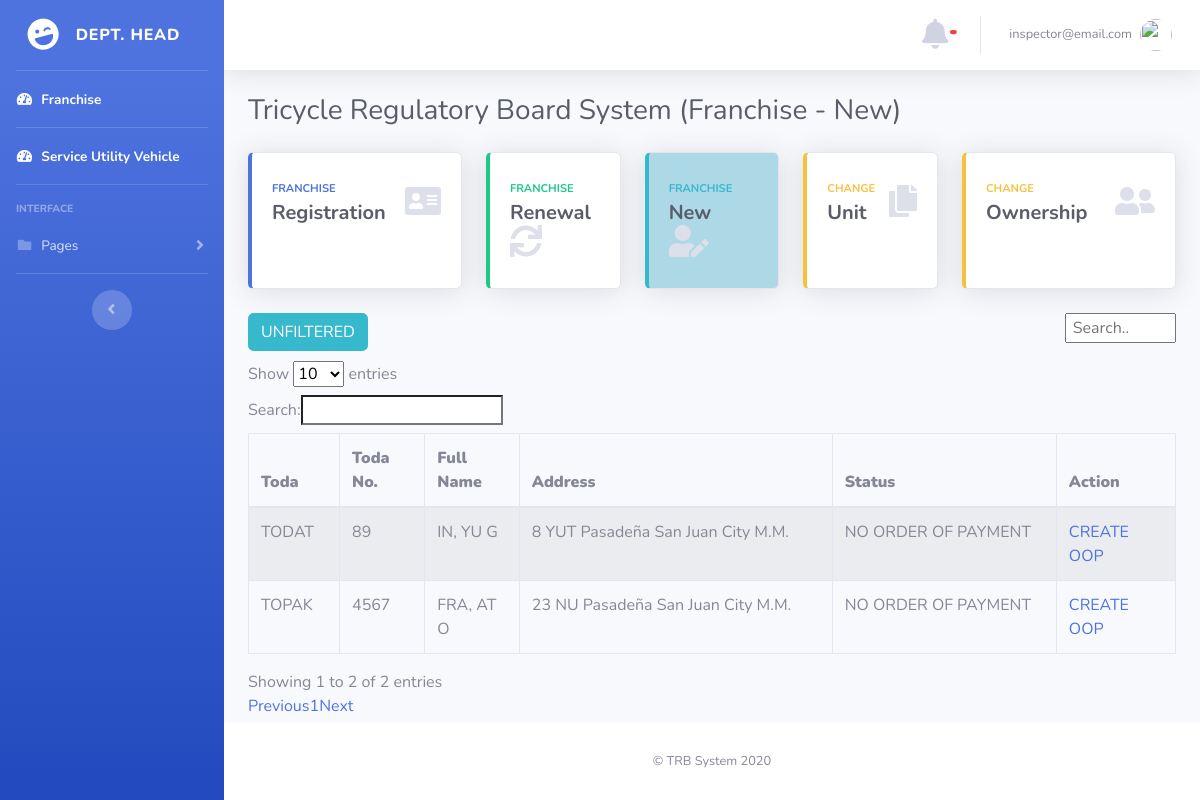
Before: /admin2/index_table.php (signed in) with the older database file.
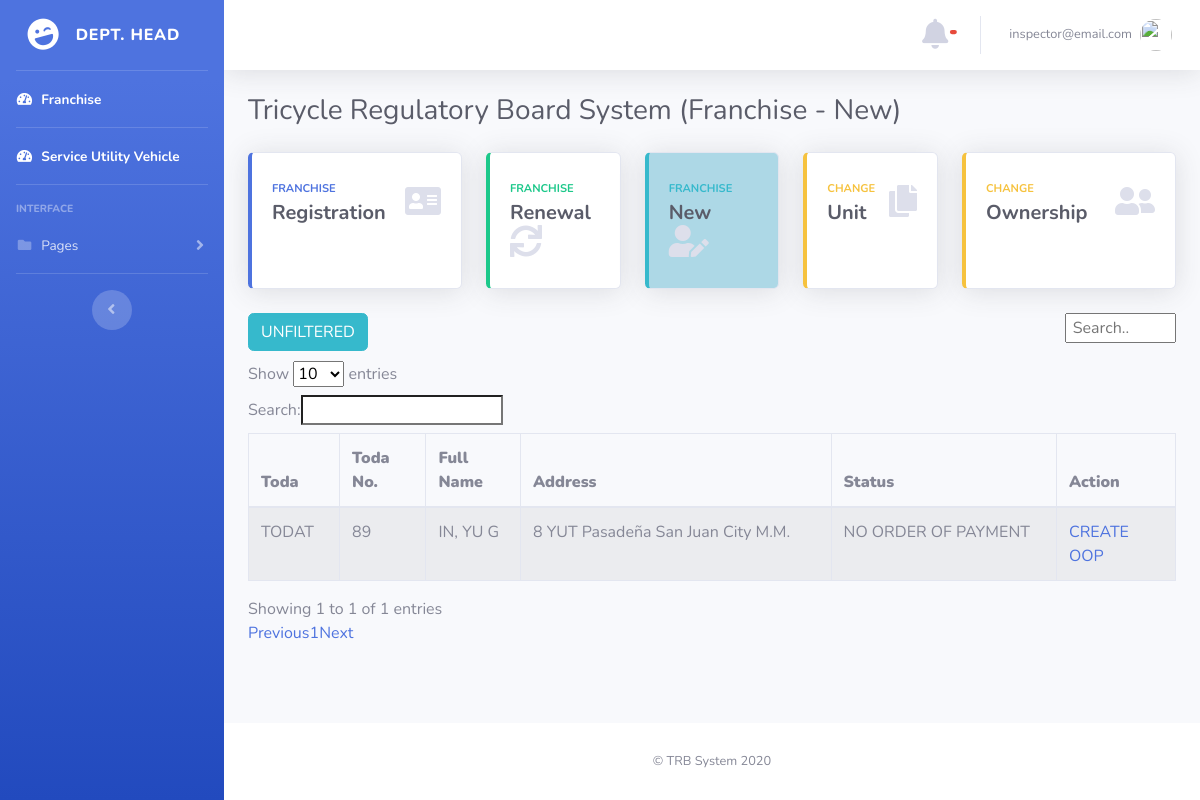
After: the same page with the newer database file.
### tables this page shows
CREATE TABLE `tricycle_operator` (
  `id_no` int(11) NOT NULL,
  `first_name` varchar(25) NOT NULL,
  `middle_name` varchar(25) NOT NULL,
  `last_name` varchar(25) NOT NULL,
  `house_no` varchar(25) NOT NULL,
  `street` varchar(25) NOT NULL,
  `barangay` varchar(25) NOT NULL,
  `city` varchar(25) NOT NULL,
  `case_no` varchar(25) NOT NULL,
  `toda` varchar(25) NOT NULL,
  `toda_no` smallint(6) NOT NULL,
  `make` varchar(25) NOT NULL,
  `motor_no` varchar(25) NOT NULL,
  `chasis_no` varchar(25) NOT NULL,
  `plate_no` varchar(25) NOT NULL,
  `date` varchar(25) NOT NULL,
  `unit` smallint(6) NOT NULL,
  `status` int(6) NOT NULL,
  `seen_status` int(11) NOT NULL
);

### admin2/index_table.php (the view, shortened to what the changed rows need)
<!DOCTYPE html>
<html lang="en">
<head>
  <link href="../vendor/fontawesome-free/css/all.min.css" rel="stylesheet" type="text/css">
  <link href="../css/sb-admin-2.min.css" rel="stylesheet">
</head>
<body id="page-top">
  <?php require('nav.php');  ?>
        <div class="container-fluid">
          <div class="d-sm-flex align-items-center justify-content-between mb-4">
            <h1 class="h3 mb-0 text-gray-800">Tricycle Regulatory Board System (Franchise - New)</h1>
          </div>
          <div class="row">
            <div class="col-xl-3 col-md-6 mb-4">
            </div>
            <div class="col-xl-2 col-md-6 mb-4">
            </div>
            <div class="col-xl-2 col-md-6 mb-4">
            </div>
            <div class="col-xl-2 col-md-6 mb-4">
            </div>
          <div class="col-xl-3 col-md-6 mb-4">
          </div>
        </div>
             <div class="">
               <a href="index.php" class="btn btn-info" style="margin-bottom: 1%;">UNFILTERED</a>
               <input id="myInput" type="text" placeholder=" Search.." style="display: block; float: right; width: 12%;  ">
             </div>
<link rel='stylesheet' href='https://cdn.datatables.net/1.10.12/css/dataTables.bootstrap.min.css' />
          <?php
            require ("../database.php");
            $result = 'select * from tricycle_operator where status = 1';
            $statement = $connection->prepare($result);
            $statement->execute();
            $payments = $statement->fetchAll(PDO::FETCH_OBJ);
            echo "<table border='1'  class='table table-striped table-bordered table-hover' id='dataTables-example' >
                            <thead>
                    <tr>
                      <th><b>Toda</b></td></th>
                      <th><b  >Toda No.</b></td></th>
                      <th><b>Full Name</b></td></th>
                      <th><b>Address</b></td></th>
                      <th><b>Status</b></td></th>
                      <th><b>Action</b></td></th>
                      </thead>
                      <tbody id = 'myTable'>
                      ";
                      foreach($payments as $package):
                        $fname= $package->first_name;
                        $mname= $package->middle_name;
                        $lname= $package->last_name;
                        $fullname= $lname  .', '. $fname .' '.$mname;
                        $house_no = $package->house_no;
                        $street = $package->street;
                        $barangay = $package->barangay;
                        $city= $package->city;
                        $full_add =  $house_no .' '. $street .' '.$barangay.' '.$city;
                        $stats= $package->status;
                        $new_stat = '';
                        $display1 ='';
                       if($stats == 1) {
                         $new_stat= "NO ORDER OF PAYMENT";
                         $display1 = "inline-block ;";
                         $display2 = "none ;";
                       }
                        echo "<tr id=".$package->id_no.">";
                        echo "<td >".$package->toda."</td>";
                        echo "<td >".$package->toda_no."</td>";
                        echo "<td >".$fullname."</td>";
                        echo "<td >".$full_add."</td>";
                        echo "<td >".$new_stat."</td>";
                        echo "<td >
                        <a href='or_payment.php?userid=".$package->id_no."' style= display:".$display1."'>CREATE  OOP</a>
                        <a href='../treasury/or_payment.php?userid=".$package->id_no."' style= display:".$display2."'>PDF </a></td>";
                        echo "</tr>";
                      endforeach;
                      echo "
                      </tbody>
                      </table>";
            ?>
        </div>
      </div>
    </div>
  </div>
</body>
</html>

Changed rows visible on the page:
no longer on this page (row edited): tricycle_operator: toda "TOPAK", toda_no "4567", fullname "FRA, AT O", full_add "23 NU Pasadeña San Juan City M.M.", status "NO ORDER OF PAYMENT"
Other visible differences:
text written by a page script: "Show entries Search: Showing 1 to 2 of 2 entries Previous 1 Next" → "Show entries Search: Showing 1 to 1 of 1 entries Previous 1 Next"
